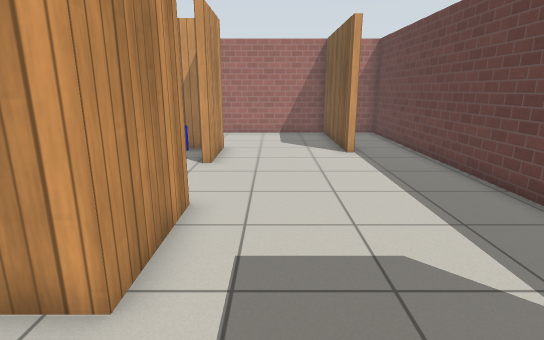
View 1 (above)

19 first-person views from a walk through a robot-simulator world made for Gazebo. The camera is 1.2 m above the floor, tilts 14° down and sees 80° across. The lines on the ground mark 1 m squares. The floor is counted in squares, 0.5 m on a side. Each view is taken from the middle of a square. On the plan, view 1 faces up. The plan holds only what a view shows up to about 19 squares ahead; the rest is blank. The robots in the file are not drawn. Gazebo's built-in surfaces are drawn with simple patterns.

View 2
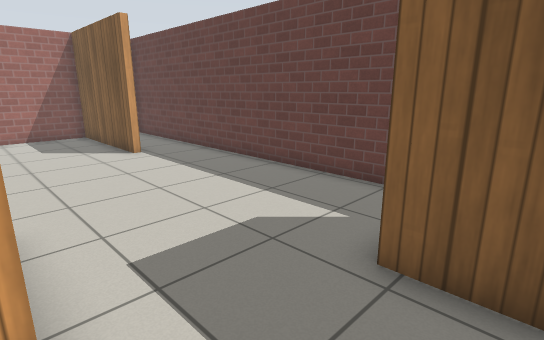

View 3
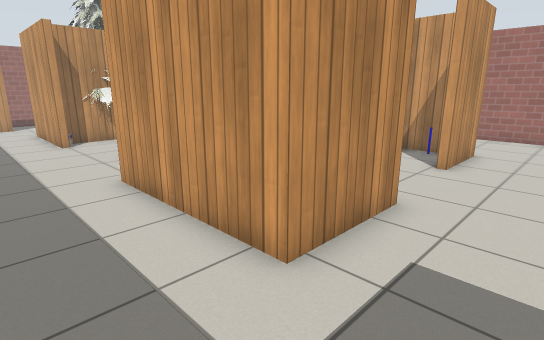

View 4
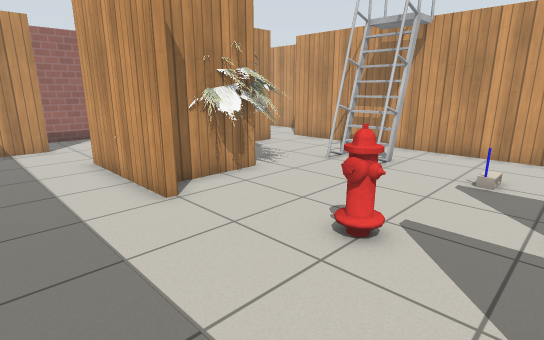

View 5
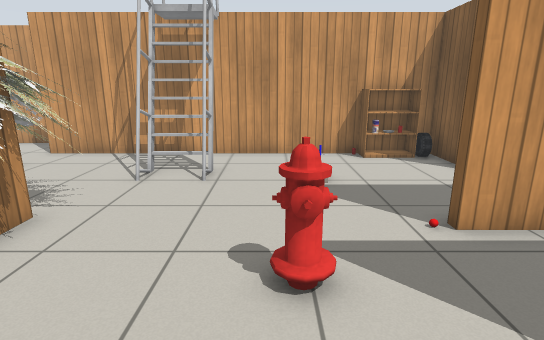

View 6
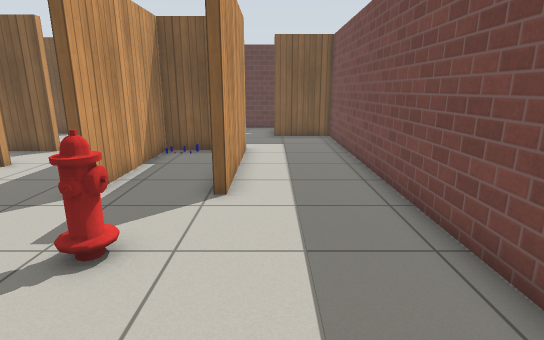

View 7
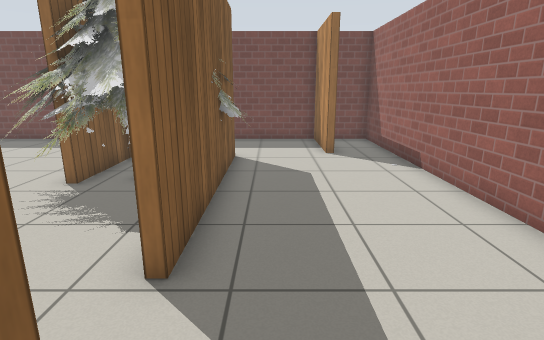

View 8
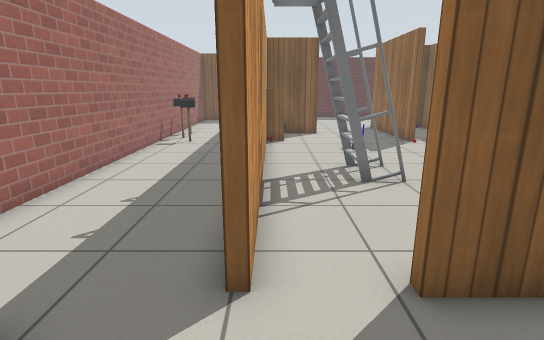

View 9
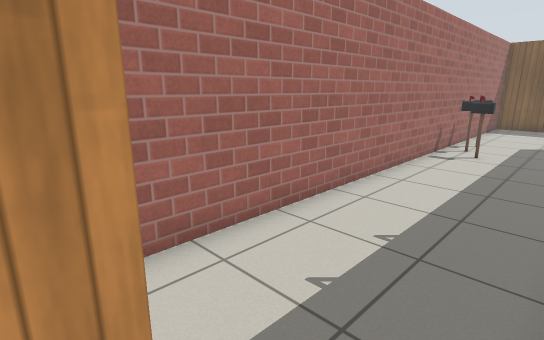

View 10
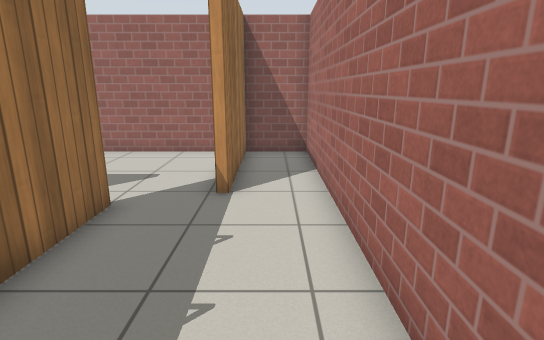

View 11
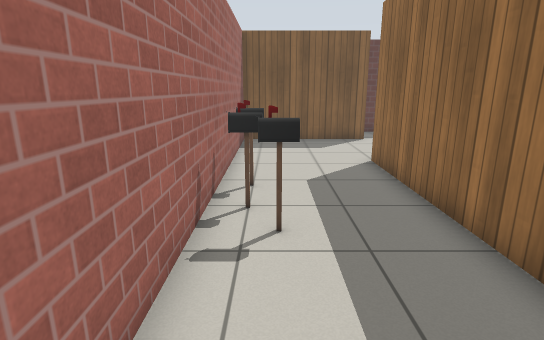

View 12
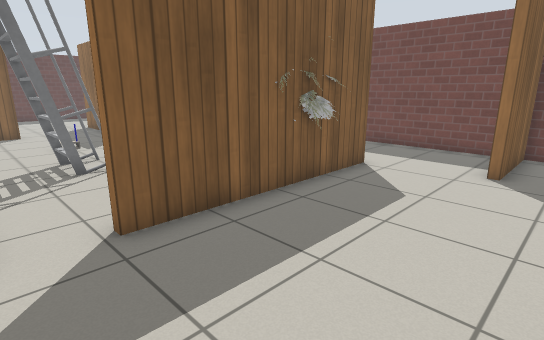

View 13
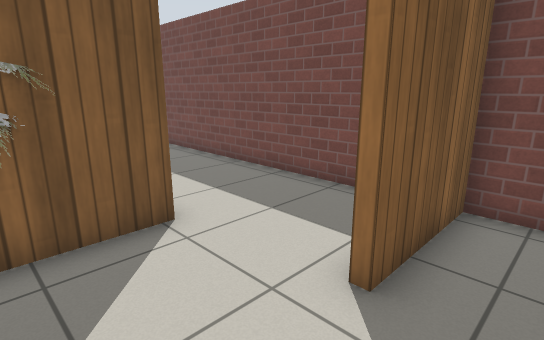

View 14
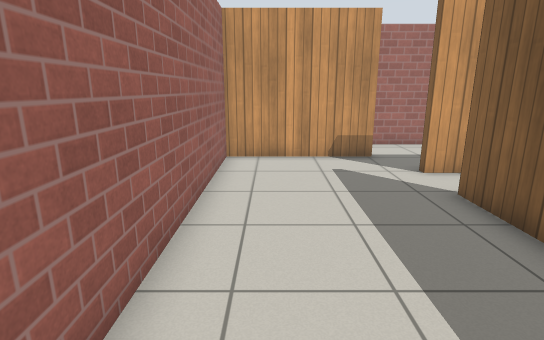

View 15
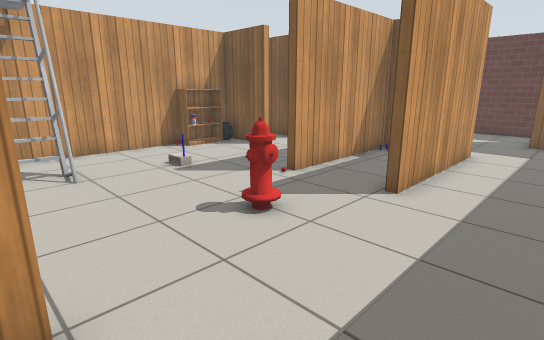

View 16
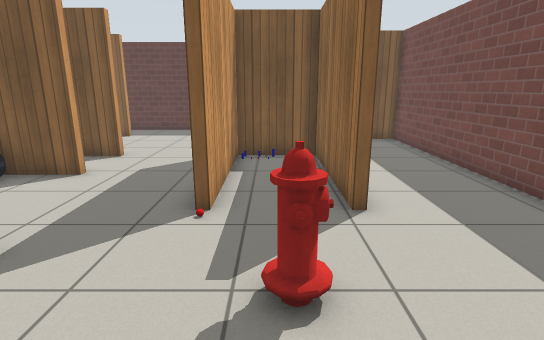

View 17
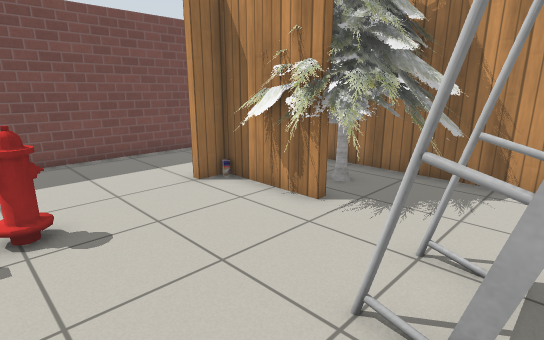

View 18
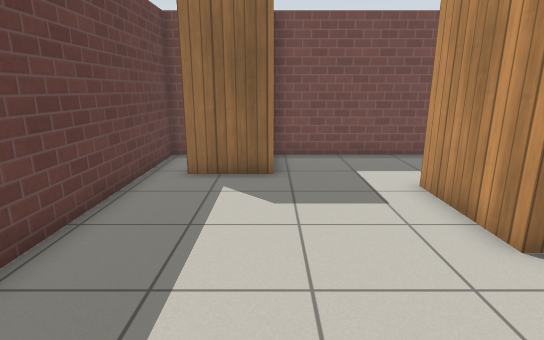

View 19
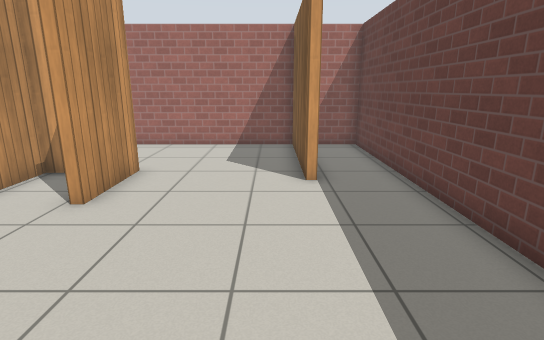

### Floor plan
Points are (right, up) in squares from view 1. A wall is a line through its corners. A room is listed if a view was taken in it or the views show most of it. See-through windows are left out.
Room 1 (views 1, 3, 18, 19)
walls: (-1.8, 6.6) (-1.8, 3.1); (-2, 12.4) (-2, 10.5); (5.7, 1.5) (5.7, 18.4) (4, 18.4); (-1.5, -1) (2, -1) (2, 1.9) (4.5, 1.9)
ways out: opening at (-2, 1) to room 2; opening at (0.5, 13.5) to room 4; opening at (-2, 9) to room 5; opening at (5, 2)
Room 2 (views 2, 4, 5, 16, 17)
walls: (-7.9, 6.6) (-5.5, 6.6); (-7.9, 3.4) (-2.1, 3.4) (-2.1, 6.3) (-7.9, 6.3); (-5, 10.5) (-5, 12.5); (-7.8, 13.3) (-18.6, 13.3); (-16, 3.6) (-14.6, 3.6); (-1.8, 3.1) (-7.9, 3.1); (-14.4, -1) (-1.5, -1); (-19.6, 11.2) (-19.3, 11.2) (-19.3, 9.5)
ways out: opening at (-2, 1) to room 1; opening at (-19.5, 12.5) to room 3; opening at (-15, 1) to room 3; opening at (-5.5, 14) to room 4; opening at (-5, 9) to room 5
objects: pine tree (-20, 4) to (-15, 9); other object (-15, 4); ladder (-15, 10) to (-13, 11); fire hydrant (-11, 5) to (-10, 5); other object (-11, 9); cinder block (-10, 9); other object (-8, 13); bookshelf (-7, 13); car (-6, 13) to (-5, 13)
Room 3 (views 6, 7, 8, 9, 12, 13, 14, 15)
walls: (-19.6, 9.4) (-19.6, 11.2); (-18.6, 13.3) (-19.6, 13.3); (-14.6, 3.2) (-19.6, 3.2) (-19.6, 3.6); (-20.2, 15.7) (-25.7, 15.7) (-25.7, -1) (-23.4, -1) (-23.4, 2.7) (-23.1, 2.7) (-23.1, -1) (-14.4, -1)
ways out: opening at (-19.5, 12.5) to room 2; opening at (-15, 1) to room 2; opening at (-20, 15) to room 4
Room 4 (views 10, 11)
walls: (-9.4, 13.6) (-2, 13.6) (-2, 12.4); (-19.6, 13.6) (-16.6, 13.6); (2.9, 12.4) (2.9, 18.4) (-25.7, 18.4) (-25.7, 16) (-20.2, 16)
ways out: opening at (0.5, 13.5) to room 1; opening at (-5.5, 14) to room 2; opening at (-20, 15) to room 3
objects: postbox (-8, 17); postbox (-7, 17) to (-7, 18); postbox (-5, 17) to (-5, 18)
Room 5 (no view inside)
walls: (-2.3, 10.5) (-2.3, 13); (-4.7, 12.5) (-4.7, 11.6); (-2.9, 13.3) (-4.5, 13.3); (-5.5, 6.6) (-1.8, 6.6)
ways out: opening at (-2, 9) to room 1; opening at (-5, 9) to room 2
objects: other object (-3, 13)

Where each view was taken, in squares from view 1:
view 1: 0 up, 0 right, facing up
view 2: 0 up, 2 left, facing up-right
view 3: 0 up, 1 right, facing up-left
view 4: 0 up, 8 left, facing up-left
view 5: 1 up, 11 left, facing up
view 6: 2 up, 15 left, facing right
view 7: 15 up, 21 left, facing down
view 8: 13 up, 23 left, facing right
view 9: 14 up, 21 left, facing up-right
view 10: 17 up, 13 left, facing left
view 11: 17 up, 13 left, facing right
view 12: 13 up, 25 left, facing down-right
view 13: 6 up, 25 left, facing down-right
view 14: 4 up, 24 left, facing up
view 15: 0 up, 15 left, facing up-right
view 16: 5 up, 14 left, facing right
view 17: 11 up, 10 left, facing down-left
view 18: 11 up, 2 right, facing down
view 19: 4 up, 2 right, facing up
